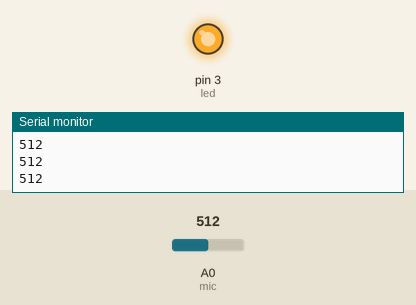
This sketch was run on a simulated Arduino Uno, built with avr-gcc and run on an emulated ATmega328P. On the bench: output pins drawn as LEDs (lit = HIGH), the last lines printed to the serial monitor. Inputs (shaded band) come from the test bench; at power-on: A0 (mic) = 512.

Above: at 1.4 s.
1.5 s: A0 (mic) set to 105
3.0 s: A0 (mic) set to 92
At 3.4 s:
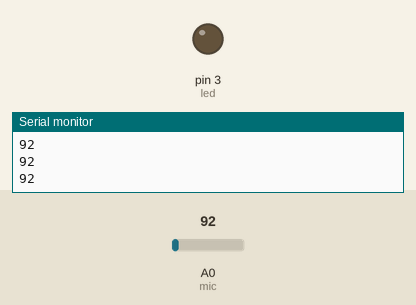
4.5 s: A0 (mic) set to 111
At 5.7 s:
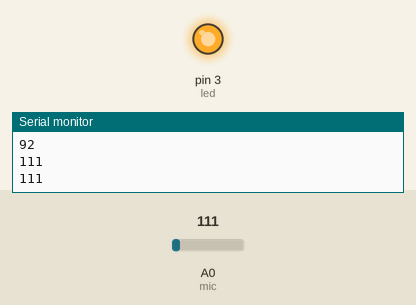
6.0 s: A0 (mic) set to 91
At 7.2 s:
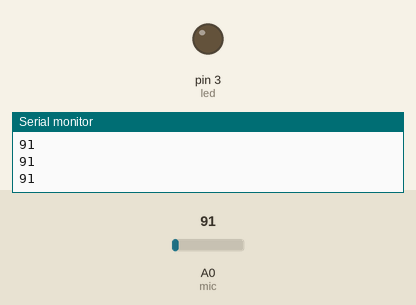
Timing chart, 0 to 8.8 s (numbered marks = the images above; inputs shaded):
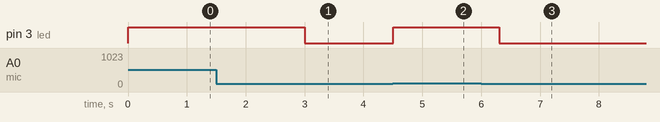

The sketch:

sketchy_sound_sensor.ino
```cpp
#define led 3
#define mic A0

void setup() {
  Serial.begin(9600);
  pinMode(led, OUTPUT);
  // pinMode(mic, INPUT);
}

void loop() {
  int sound = analogRead(mic);
  Serial.println(sound);
  if (sound >= 101){
    digitalWrite(led, HIGH);
    // Serial.println("high");
    delay(500);
  }
  else{
    digitalWrite(led, LOW);
    // Serial.println("low");
  }
  delay(100);
}
```

Measured:
- the behaviour switches between 101 and 100 on A0 (mic) (found by bisection; images 0 and 1)
- after the input at 3.0 s, pin 3 (led): HIGH → LOW at once
- after the input at 4.5 s, pin 3 (led): LOW → HIGH at once
- after the input at 6.0 s, pin 3 (led): HIGH → LOW after 0.31 s
